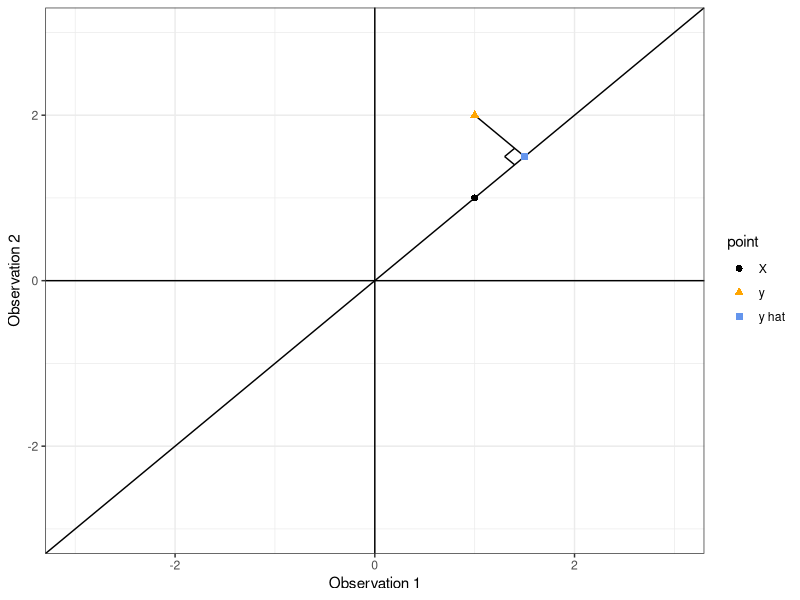

The R source for this figure:
## ---- chunk 1
knitr::opts_chunk$set(echo = TRUE)
options(width = 200)
## ---- chunk 2
library(ggplot2)
ggplot() +
  geom_abline(intercept = 0, slope = 1) +
  geom_line(
    data = data.frame(x = c(1, 1.5), y = c(2, 1.5)),
    mapping = aes(x = x, y = y),
  ) +
  geom_line(
    data = data.frame(x = c(1.3, 1.4), y = c(1.5, 1.6)),
    mapping = aes(x = x, y = y),
  ) +
  geom_line(
    data = data.frame(x = c(1.3, 1.4), y = c(1.5, 1.4)),
    mapping = aes(x = x, y = y),
  ) +
  geom_point(
    data = data.frame(
      x = c(1, 1.5, 1),
      y = c(1, 1.5, 2),
      point = c("X", "y hat", "y")
    ),
    mapping = aes(x = x, y = y, color = point, shape = point),
    size = 2
  ) +
  scale_color_manual(values = c("black", "orange", "cornflowerblue")) +
  scale_x_continuous(limits = c(-3, 3)) +
  scale_y_continuous(limits = c(-3, 3)) +
  geom_hline(yintercept = 0) +
  geom_vline(xintercept = 0) +
  xlab("Observation 1") +
  ylab("Observation 2") +
  theme_bw()
